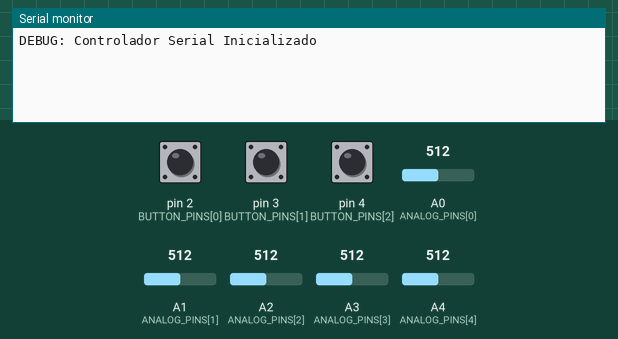
Recording of a sketch running on a simulated Arduino Uno, built with avr-gcc and run on an emulated ATmega328P. On the bench: the last lines printed to the serial monitor. The inputs (shaded band) are chosen by the test bench; at power-on: A0 (ANALOG_PINS[0]) = 512, pin 2 (BUTTON_PINS[0]) HIGH, A1 (ANALOG_PINS[1]) = 512, A2 (ANALOG_PINS[2]) = 512, A3 (ANALOG_PINS[3]) = 512, A4 (ANALOG_PINS[4]) = 512, pin 3 (BUTTON_PINS[1]) HIGH, pin 4 (BUTTON_PINS[2]) HIGH.

Above: at 1.2 s.
1.3 s: A0 (ANALOG_PINS[0]) set to 716
At 1.9 s:
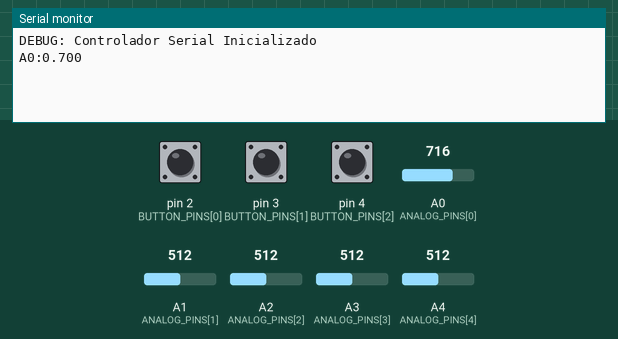
2.8 s: pin 2 (BUTTON_PINS[0]) pulled LOW for 0.15 s
At 4.1 s:
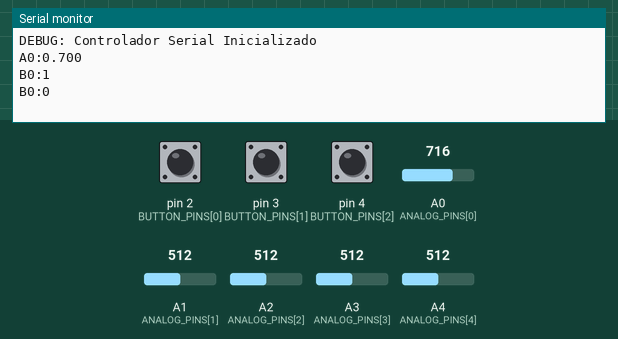
4.4 s: A1 (ANALOG_PINS[1]) set to 716
At 5.6 s:
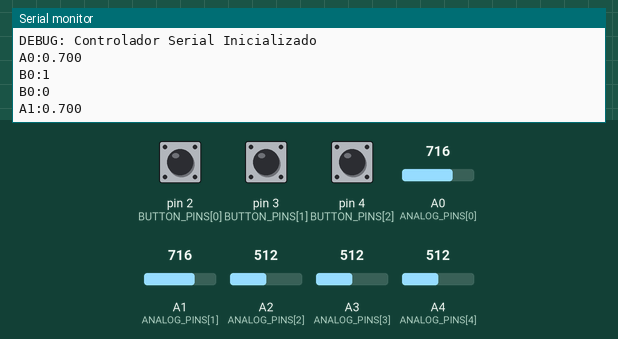
5.9 s: A2 (ANALOG_PINS[2]) set to 716
At 6.8 s:
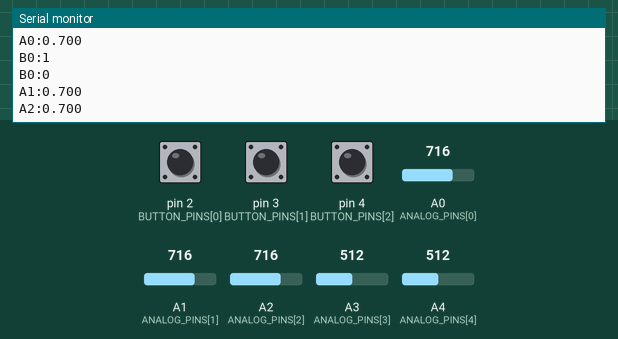
7.4 s: A3 (ANALOG_PINS[3]) set to 716
At 8.0 s:
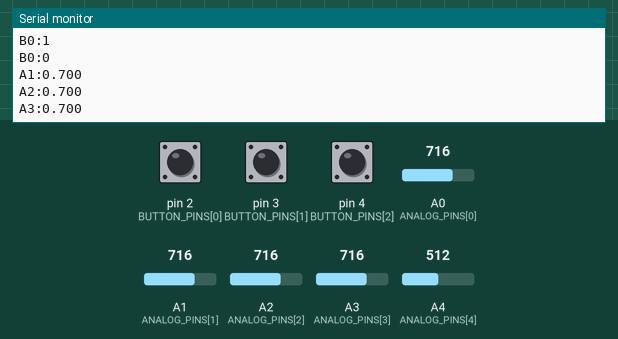
8.9 s: A4 (ANALOG_PINS[4]) set to 716
At 10.4 s:
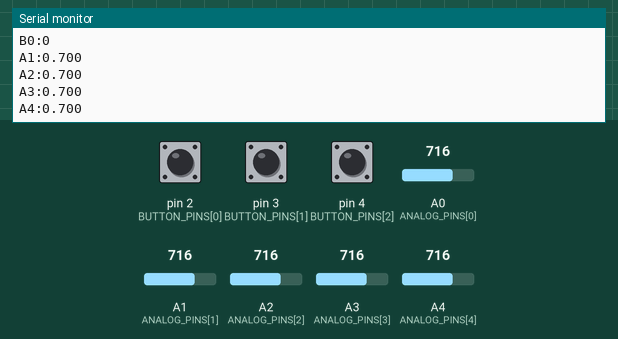
Timing chart, 0 to 11.4 s (numbered marks = the images above; inputs shaded):
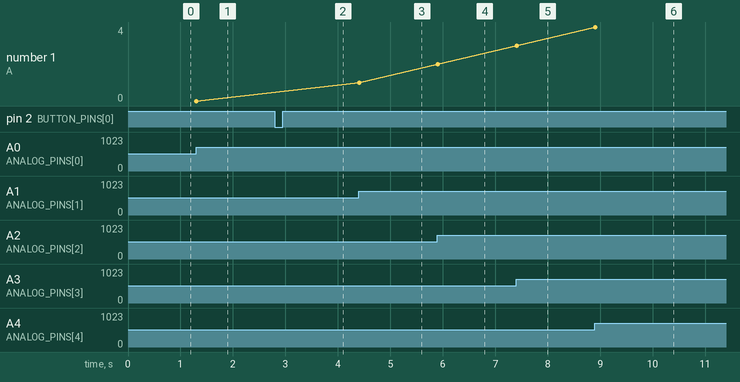

The sketch:

serial_controller.ino
```cpp
/*
 * serial_controller.ino
 *
 * Ejemplo de controlador para el INEXP-ursina Robot Arm.
 * Envía señales de ejes (Potenciómetros) y botones al Experiment Lab.
 *
 * Formato de salida:
 * A<id>:<val>  (Eje: val entre 0.00 y 1.00)
 * B<id>:<val>  (Botón: 0 o 1)
 */

// --- CONFIGURACIÓN DE PINES ---
const int ANALOG_PINS[] = {A0, A1, A2, A3, A4}; // 5 Articulaciones
const int NUM_AXES = 5;

const int BUTTON_PINS[] = {2, 3, 4}; // Snapshot, Console, Reset
const int NUM_BUTTONS = 3;

// --- VARIABLES DE ESTADO ---
int lastAxisValues[NUM_AXES];
bool lastButtonStates[NUM_BUTTONS];
const int ANALOG_THRESHOLD = 8; // Umbral para evitar ruido (jitter)

void setup() {
  Serial.begin(115200);

  // Configurar botones con Pullup interno
  for (int i = 0; i < NUM_BUTTONS; i++) {
    pinMode(BUTTON_PINS[i], INPUT_PULLUP);
    lastButtonStates[i] = digitalRead(BUTTON_PINS[i]);
  }

  // Inicializar ejes
  for (int i = 0; i < NUM_AXES; i++) {
    lastAxisValues[i] = analogRead(ANALOG_PINS[i]);
  }

  Serial.println("DEBUG: Controlador Serial Inicializado");
}

void loop() {
  // 1. Procesar Ejes (Potenciómetros)
  for (int i = 0; i < NUM_AXES; i++) {
    int currentVal = analogRead(ANALOG_PINS[i]);

    // Solo enviar si el cambio supera el umbral de ruido
    if (abs(currentVal - lastAxisValues[i]) > ANALOG_THRESHOLD) {
      lastAxisValues[i] = currentVal;

      // Normalizar a 0.0 - 1.0
      float normalized = (float)currentVal / 1023.0;

      Serial.print("A");
      Serial.print(i);
      Serial.print(":");
      Serial.println(normalized, 3); // 3 decimales de precisión
    }
  }

  // 2. Procesar Botones
  for (int i = 0; i < NUM_BUTTONS; i++) {
    bool currentState = digitalRead(BUTTON_PINS[i]);

    // Invertimos porque usamos INPUT_PULLUP (Presionado = LOW)
    bool pressed = (currentState == LOW);
    bool lastPressed = (lastButtonStates[i] == LOW);

    if (pressed != lastPressed) {
      lastButtonStates[i] = currentState;

      Serial.print("B");
      Serial.print(i);
      Serial.print(":");
      Serial.println(pressed ? "1" : "0");

      delay(20); // Debounce simple
    }
  }

  delay(10); // Estabilidad del loop
}
```

Measured:
- after the input at 1.3 s, the serial monitor: prints a new line at once (image 1)
- after the input at 2.8 s, the serial monitor: prints a new line at once (image 2)
- after the input at 4.4 s, the serial monitor: prints a new line at once (image 3)
- after the input at 5.9 s, the serial monitor: prints a new line at once (image 4)
- after the input at 7.4 s, the serial monitor: prints a new line at once (image 5)
- after the input at 8.9 s, the serial monitor: prints a new line at once (image 6)
- plotted number 1: 1 → 2 after the input at 5.9 s, 2 → 3 after the input at 7.4 s, 3 → 4 after the input at 8.9 s
